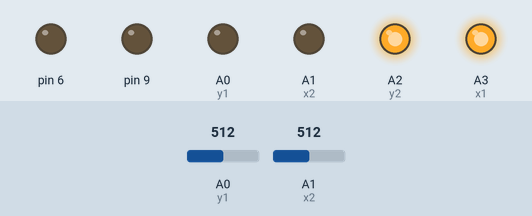
The sketch below on a simulated Arduino Uno, built with avr-gcc and run on an emulated ATmega328P. Parts: output pins drawn as LEDs (lit = HIGH). The inputs (shaded band) are chosen by the test bench; at power-on: A0 (y1) = 512, A1 (x2) = 512. What the sketch prints to the serial monitor is not drawn.

Above: at 0.05 s.
Timing chart, 0 to 3.0 s (numbered marks = the images above):
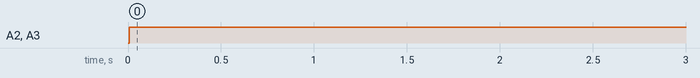

Measured:
- by itself, A2 (y2): LOW → HIGH at 0.01 s
- by itself, A3 (x1): LOW → HIGH at 0.00 s

The sketch:

TouchScreen1.ino
```cpp
int y1 = A0;
int x2 = A1;
int y2 = A2;
int x1 = A3;

void setup() {
  Serial.begin(9600);
}

int readX(){
  pinMode(6,OUTPUT);
  pinMode(9,OUTPUT);
  pinMode(y1, INPUT);
  pinMode(x2, OUTPUT);
  pinMode(y2, INPUT);
  pinMode(x1, OUTPUT);

  digitalWrite(x2, LOW);
  digitalWrite(x1, HIGH);

  delay(5); //pause to allow lines to power up

  return analogRead(y1);
}

int readY(){

  pinMode(y1, OUTPUT);
  pinMode(x2, INPUT);
  pinMode(y2, OUTPUT);
  pinMode(x1, INPUT);

  digitalWrite(y1, LOW);
  digitalWrite(y2, HIGH);

  delay(5); //pause to allow lines to power up

  return analogRead(x2);
}

void loop()
{
  int x = readX();
  int y = readY();


  if(x < 1000 & y < 1000){
    Serial.print("x: ");
    Serial.print(x-100);
    Serial.print(" - y: ");
    Serial.println(y- 130);

  }

  delay(100); //just to slow this down so it is earier to read in the terminal - Remove if wanted
}
```
